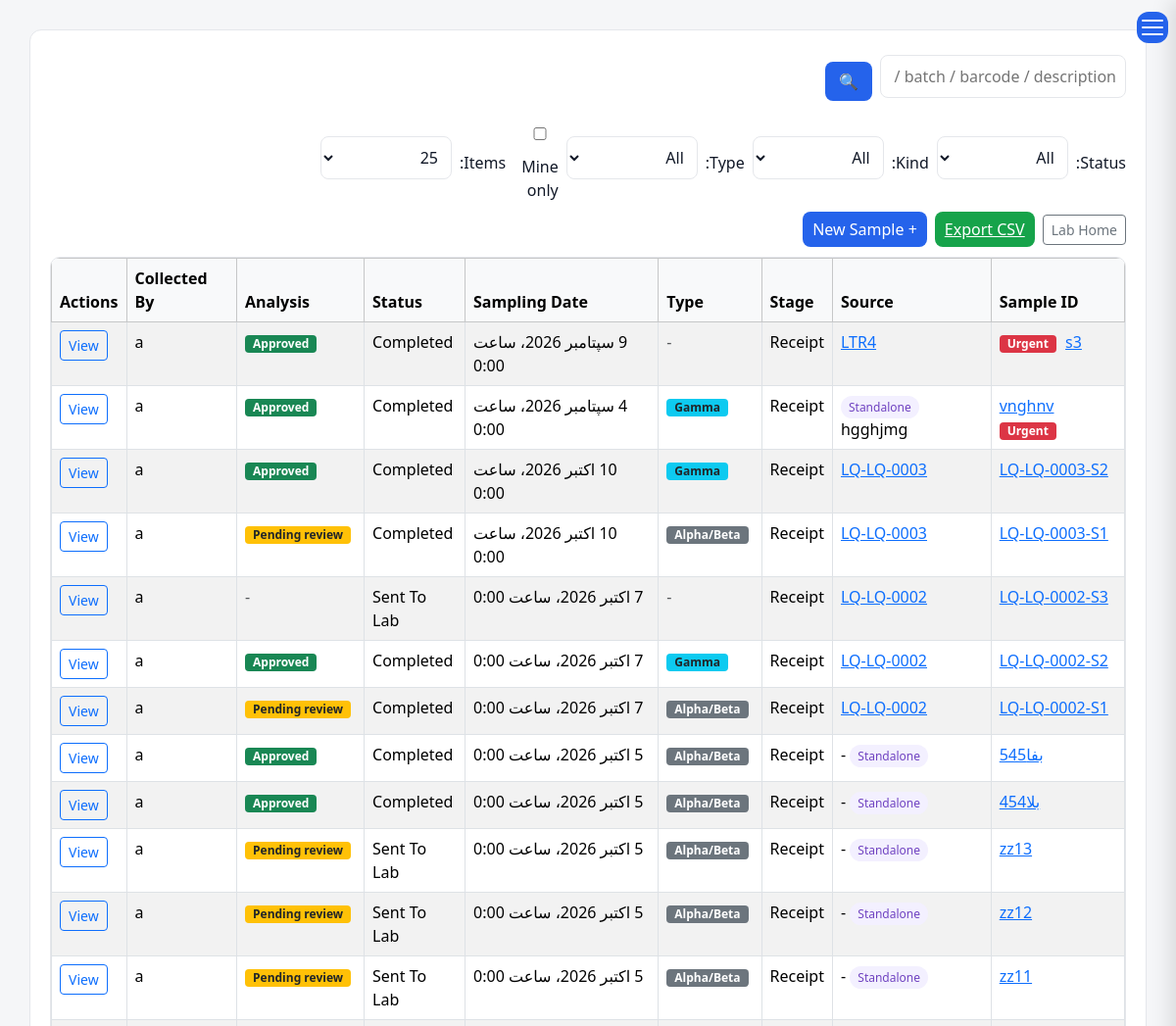
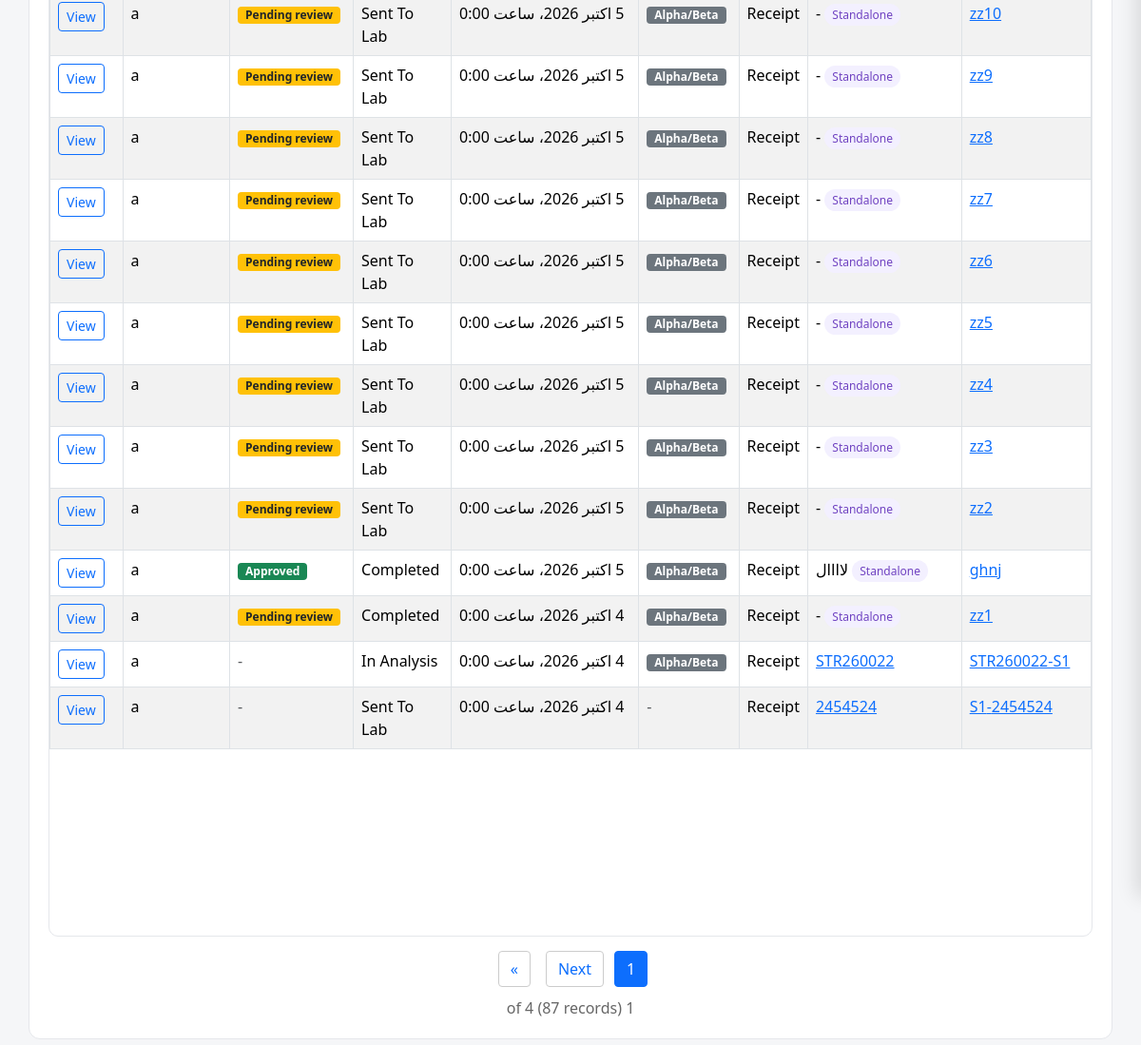
The app's page /laboratory/samples/ (signed in) with its own data (2 pictures, top to bottom).
### laboratory/models.py (models this page shows, shortened)
class Sample(models.Model):
    sample_id = models.CharField(_("Sample ID"), max_length=50, unique=True)
    batch = models.ForeignKey(
        WasteBatch, verbose_name=_("Waste Batch"), on_delete=models.PROTECT,
        related_name="samples", null=True, blank=True,
    )
    applicant_name = models.CharField(
        _("Applicant name"), max_length=255, blank=True, null=True,
        help_text=_("Name of the applicant company or unit."),
    )
    sample_type = models.CharField(_("Sample type"), max_length=50, blank=True, null=True)
    description = models.CharField(
        _("Description"), max_length=255, blank=True, null=True,
        help_text=_("For standalone samples not linked to a waste batch."),
    )
    sample_stage = models.CharField(_("Sample Stage"), max_length=20, choices=SampleStage.choices)
    analysis_type = models.CharField(
        _("Analysis type"), max_length=30, choices=CounterType.choices, blank=True, default="",
        help_text=_("Which detector this sample will be counted on — decides which report it gets."),
    )
    sampling_date = models.DateTimeField(_("Sampling Date"))
    sampling_location = models.CharField(_("Sampling location"), max_length=50, blank=True, null=True)
    sample_mass_kg = models.DecimalField(
        _("Sample Mass (kg)"), max_digits=10, decimal_places=5, blank=True, null=True
    )
    sample_volume_ml = models.DecimalField(
        _("Sample Volume (ml)"), max_digits=12, decimal_places=3, null=True, blank=True
    )
    urgent = models.BooleanField(_("Urgent"), default=False)
    status = models.CharField(
        _("Status"), max_length=20, choices=SampleStatus.choices, default=SampleStatus.COLLECTED
    )
    collected_by = models.ForeignKey(
        settings.AUTH_USER_MODEL, verbose_name=_("Collected By"),
        on_delete=models.SET_NULL, null=True, related_name="samples_collected",
    )
    remarks = models.TextField(_("Remarks"), blank=True, null=True)
    sample_code_barcode = models.CharField(
        _("Barcode"), max_length=100, unique=True, blank=True, null=True
    )
    sent_to_lab_date = models.DateField(_("Sent To Lab Date"), blank=True, null=True)
    lab_received_date = models.DateField(_("Lab Received Date"), blank=True, null=True)
    lab_comments = models.TextField(_("Lab Comments"), blank=True, null=True)
    created_at = models.DateTimeField(_("Created At"), auto_now_add=True)
    rejected_by = models.ForeignKey(
        settings.AUTH_USER_MODEL, verbose_name=_("Rejected By"), on_delete=models.SET_NULL,
        null=True, blank=True, related_name="samples_rejected",
    )
    rejected_at = models.DateTimeField(_("Rejected At"), null=True, blank=True)
    rejection_reason = models.TextField(_("Rejection Reason"), blank=True, default="")
    rejection_seen = models.BooleanField(default=True)
    class Meta:
        ordering = ["-urgent", "sampling_date"]
        verbose_name = _("Sample")
        verbose_name_plural = _("Samples")

### waste/models.py (models this page shows, shortened)
class WasteBatch(models.Model):
    waste_id = models.CharField(_("Waste ID"), max_length=100, unique=True)
    waste_type = models.CharField(_("Waste Type"), max_length=10, choices=WasteType.choices)
    waste_class = models.CharField(_("Waste Class"), max_length=10, choices=WasteClass.choices, blank=True, null=True)
    waste_state = models.CharField(
        _("Waste State"), max_length=20, choices=WasteState.choices, default=WasteState.UNPROCESSED
    )
    facility = models.ForeignKey(
        FacilityModel,
        verbose_name=_("Current Facility"),
        on_delete=models.PROTECT,
        related_name="waste_batches",
    )
    origin_facility = models.ForeignKey(
        FacilityModel,
        verbose_name=_("Origin Facility"),
        on_delete=models.SET_NULL,
        null=True,
        blank=True,
        related_name="originated_waste_batches",
    )
    origin_of_waste = models.CharField(_("Origin of Waste"), max_length=20, choices=OriginOfWaste.choices)
    date_received = models.DateField(_("Date Received"), null=True, blank=True)
    description = models.TextField(_("Description"), blank=True, null=True)
    waste_arising_from = models.CharField(_("Waste Arising From"), max_length=100, blank=True, null=True)
    material = models.CharField( _("Material"), max_length=30, choices=MaterialType.choices, blank=True, null=True,)
    container_type = models.CharField(_("Container Type"), max_length=100, blank=True, null=True)
    waste_appearance = models.CharField(
        _("Waste Appearance"), max_length=255, blank=True, null=True,
        help_text=_("Physical appearance: colour, clarity, texture, visible solids…"),
    )
    hardness = models.DecimalField(_("Hardness"), max_digits=10, decimal_places=3, blank=True, null=True)
    mass_kg = models.DecimalField(
        _("Mass (kg)"), max_digits=12, decimal_places=3, blank=True, null=True,
        help_text=_("Total mass of the batch as held (including packaging, if any)."),
    )
    volume_m3 = models.DecimalField(_("Volume (m³)"), max_digits=12, decimal_places=3, blank=True, null=True)
    dose_rate_surface_uSv = models.DecimalField(
        _("Surface Dose Rate (µSv/h)"), max_digits=12, decimal_places=3, blank=True, null=True
    )
    dose_rate_1m_uSv = models.DecimalField(
        _("Dose Rate @ 1m (µSv/h)"), max_digits=12, decimal_places=3, blank=True, null=True
    )
    dose_rate_date = models.DateField(_("Dose Measurement Date"), null=True, blank=True)
    alpha_contamination_bq_cm2 = models.DecimalField(
        _("Alpha Contamination (Bq/cm²)"), max_digits=12, decimal_places=5, blank=True, null=True
    )
    beta_gamma_contamination_bq_cm2 = models.DecimalField(
        _("Beta/Gamma Contamination (Bq/cm²)"), max_digits=20, decimal_places=5, blank=True, null=True
    )
    ph = models.DecimalField(_("pH"), max_digits=5, decimal_places=2, blank=True, null=True)
    density = models.DecimalField(_("Density"), max_digits=10, decimal_places=4, blank=True, null=True)
    total_solids = models.DecimalField(_("Total Solids"), max_digits=10, decimal_places=4, blank=True, null=True)
    suspended_solids = models.DecimalField(
        _("Suspended Solids"), max_digits=10, decimal_places=4, blank=True, null=True
    )
    soluble_solids = models.DecimalField(_("Soluble Solids"), max_digits=10, decimal_places=4, blank=True, null=True)
    possible_pretreatment = models.CharField(
        _("Possible Pre-Treatment"), max_length=30, choices=PreTreatmentOption.choices, blank=True, null=True
    )
    possible_treatment = models.CharField(
        _("Possible Treatment"), max_length=30, choices=TreatmentOption.choices, blank=True, null=True
    )
    pretreatment = models.CharField(
        _("Pre-Treatment Applied"), max_length=30, choices=PreTreatmentOption.choices, blank=True, null=True
    )
    treatment = models.CharField(
        _("Treatment Applied"), max_length=30, choices=TreatmentOption.choices, blank=True, null=True
    )
    package_type = models.CharField( _("Package Type"), max_length=20, choices=PackageType.choices, blank=True, null=True,)
    waste_matrix = models.CharField(_("Waste Matrix"), max_length=100, blank=True, null=True)
    waste_to_matrix_ratio = models.DecimalField(
        _("Waste to Matrix Ratio"), max_digits=10, decimal_places=4, blank=True, null=True
    )
    waste_mass_kg = models.DecimalField(
        _("Waste Mass (kg)"), max_digits=12, decimal_places=3, blank=True, null=True,
        help_text=_("Mass of the waste itself, without matrix/package."),
    )
    package_mass_kg = models.DecimalField(
        _("Package Mass (kg)"), max_digits=12, decimal_places=3, blank=True, null=True
    )
    package_volume_m3 = models.DecimalField(
        _("Package Volume (m³)"), max_digits=12, decimal_places=3, blank=True, null=True
    )
    location = models.CharField(_("Storage Location"), max_length=100, blank=True, null=True)
    status = models.CharField(
        _("Status"), max_length=20, choices=BatchStatus.choices, default=BatchStatus.STORED
    )
    status_date = models.DateField(_("Status Date"), null=True, blank=True)
    attachment = models.FileField(
        _("Attachment"),
        upload_to="waste/attachments/",
        validators=[validate_attachment],
        blank=True,
        null=True,
    )
    created_by = models.ForeignKey(
        settings.AUTH_USER_MODEL,
        verbose_name=_("Created By"),
        on_delete=models.SET_NULL,
        null=True,
        related_name="created_batches",
    )
    created_at = models.DateTimeField(_("Created At"), auto_now_add=True)
    updated_at = models.DateTimeField(_("Updated At"), auto_now=True)
    history = HistoricalRecords()
    class Meta:
        ordering = ("-created_at", "waste_id")
        verbose_name = _("Waste Batch")
        verbose_name_plural = _("Waste Batches")
        indexes = [
            models.Index(fields=["status"]),
            models.Index(fields=["facility", "status"]),
            models.Index(fields=["waste_type", "waste_state"]),
        ]

### laboratory/views.py (the view, shortened to what this page needs)
# urls.py: path("samples/", views.sample_list, name="sample_list"),
def sample_list(request):
    queryset = (
        Sample.objects
        .select_related("batch", "collected_by")
        .prefetch_related("analysis__nuclide_activities__radionuclide")
        .order_by("-urgent", "-sampling_date", "-id")
    )
    search = request.GET.get("search", "")
    status = request.GET.get("status", "")
    if status:
        queryset = queryset.filter(status=status)
    kind = request.GET.get("kind", "")
    if kind == "standalone":
        queryset = queryset.filter(batch__isnull=True)
    elif kind == "batch":
        queryset = queryset.filter(batch__isnull=False)
    mine = "1" if request.GET.get("mine") else ""
    if mine:
        queryset = queryset.filter(collected_by=request.user)
    atype = request.GET.get("type", "")
    if atype:
        queryset = queryset.filter(analysis_type=atype)
    size = request.GET.get("size", "25")
    if size == "all":
        page_size = max(queryset.count(), 1)
    else:
        try:
            page_size = max(1, int(size))
        except (ValueError, TypeError):
            page_size = 25
    paginator = Paginator(queryset, page_size)
    page_obj = paginator.get_page(request.GET.get("page"))
    return render(request, "laboratory/sample_list.html", {
        "samples": page_obj,
        "page_obj": page_obj,
        "page_size": size,
        "search": search,
        "status": status,
        "kind": kind,
        "atype": atype,
        "mine": mine,
        "status_choices": SampleStatus.choices,
    })

### templates/laboratory/sample_list.html (shortened to what this page needs)
{% extends "base.html" %}
{% load i18n %}
{% block content %}
<div class="content">
<form method="get" class="table-header">
    <div class="header-group">
        <input type="text" name="search" placeholder="{% trans 'Search sample / batch / barcode / description...' %}" value="{{ search }}">
        <button type="submit">🔍</button>
    </div>
    <div class="header-group">
        <label>{% trans "Status:" %}</label>
        <select name="status" onchange="this.form.submit()">
            <option value="">{% trans "All" %}</option>
        </select>
        <label>{% trans "Kind:" %}</label>
        <select name="kind" onchange="this.form.submit()">
            <option value="">{% trans "All" %}</option>
        </select>
        <label>{% trans "Type:" %}</label>
        <select name="type" onchange="this.form.submit()">
            <option value="">{% trans "All" %}</option>
        </select>
        <label class="ms-2"><input type="checkbox" name="mine" value="1" {% if mine %}checked{% endif %} onchange="this.form.submit()"> {% trans "Mine only" %}</label>
        <label>{% trans "Items:" %}</label>
        <select name="size" onchange="this.form.submit()">
            <option value="25" {% if page_size == "25" %}selected{% endif %}>25</option>
        </select>
    </div>
    <div class="header-group">
        <a href="{% url 'lab_home' %}" class="btn btn-outline-secondary btn-sm">{% trans "Lab Home" %}</a>
        <a href="{% url 'sample_export_csv' %}?status={{ status }}" class="btn-green">{% trans "Export CSV" %}</a>
        <a href="{% url 'sample_create' %}" class="btn-blue">+ {% trans "New Sample" %}</a>
    </div>
</form>
<div class="table-scroll">
<table class="table table-bordered table-striped">
<thead class="table-light">
<tr>
    <th>{% trans "Sample ID" %}</th>
    <th>{% trans "Source" %}</th>
    <th>{% trans "Stage" %}</th>
    <th>{% trans "Type" %}</th>
    <th>{% trans "Sampling Date" %}</th>
    <th>{% trans "Status" %}</th>
    <th>{% trans "Analysis" %}</th>
    <th>{% trans "Collected By" %}</th>
    <th>{% trans "Actions" %}</th>
</tr>
</thead>
<tbody>
{% for s in samples %}
<tr {% if s.urgent %}class="urgent-row"{% endif %}>
    <td>
        <a href="{% url 'sample_detail' s.pk %}">{{ s.sample_id }}</a>
        {% if s.urgent %}<span class="badge bg-danger">{% trans "Urgent" %}</span>{% endif %}
    </td>
    <td>
        {% if s.batch %}
            <a href="{% url 'waste_detail' s.batch.pk %}">{{ s.batch.waste_id }}</a>
        {% else %}
            <span class="badge-standalone">{% trans "Standalone" %}</span>
            {{ s.description|default:"-"|truncatechars:40 }}
        {% endif %}
    </td>
    <td>{{ s.get_sample_stage_display }}</td>
    <td>
        {% if s.analysis_type == "HPGE" %}<span class="badge bg-info text-dark">{% trans "Gamma" %}</span>
        {% elif s.analysis_type == "ALPHABETA" %}<span class="badge bg-secondary">{% trans "Alpha/Beta" %}</span>
        {% else %}<span class="text-muted">-</span>{% endif %}
    </td>
    <td>{{ s.sampling_date }}</td>
    <td>{{ s.get_status_display }}</td>
    <td>
        {% if s.analysis %}
            {% if s.analysis.approved %}
                <span class="badge bg-success">{% trans "Approved" %}</span>
            {% else %}
                <span class="badge bg-warning text-dark">{% trans "Pending review" %}</span>
            {% endif %}
        {% else %}
            <span class="text-muted">-</span>
        {% endif %}
    </td>
    <td>{{ s.collected_by|default:"-" }}</td>
    <td><a href="{% url 'sample_detail' s.pk %}" class="btn btn-sm btn-outline-primary">{% trans "View" %}</a></td>
</tr>
{% empty %}
<tr><td colspan="9" class="text-center">{% trans "No samples found." %}</td></tr>
{% endfor %}
</tbody>
</table>
</div>
{% with qs="&search="|add:search|add:"&status="|add:status|add:"&kind="|add:kind|add:"&type="|add:atype|add:"&mine="|add:mine|add:"&size="|add:page_size %}
<div class="pagination">
    <span class="current">{{ page_obj.number }}</span>
    {% if page_obj.has_next %}
        <a href="?page={{ page_obj.next_page_number }}{{ qs|urlencode:"=&" }}">{% trans "Next" %}</a>
        <a href="?page={{ page_obj.paginator.num_pages }}{{ qs|urlencode:"=&" }}">»</a>
    {% endif %}
</div>
{% endwith %}
<div class="page-info">
    {{ page_obj.number }} {% trans "of" %} {{ page_obj.paginator.num_pages }}
    ({{ page_obj.paginator.count }} {% trans "records" %})
</div>
</div>
{% endblock %}

### records on screen
Sample: sample_id "s3", batch.waste_id "LTR4", sample_stage "Receipt", sampling_date "9 سپتامبر 2026، ساعت 0:00", status "Completed", collected_by "a"
Sample: sample_id "vnghnv", description "hgghjmg", sample_stage "Receipt", sampling_date "4 سپتامبر 2026، ساعت 0:00", status "Completed", collected_by "a"
Sample: sample_id "LQ-LQ-0003-S2", batch.waste_id "LQ-LQ-0003", sample_stage "Receipt", sampling_date "10 اکتبر 2026، ساعت 0:00", status "Completed", collected_by "a"
Sample: sample_id "LQ-LQ-0003-S1", batch.waste_id "LQ-LQ-0003", sample_stage "Receipt", sampling_date "10 اکتبر 2026، ساعت 0:00", status "Completed", collected_by "a"
Sample: sample_id "LQ-LQ-0002-S3", batch.waste_id "LQ-LQ-0002", sample_stage "Receipt", sampling_date "7 اکتبر 2026، ساعت 0:00", status "Sent To Lab", collected_by "a"
Sample: sample_id "LQ-LQ-0002-S2", batch.waste_id "LQ-LQ-0002", sample_stage "Receipt", sampling_date "7 اکتبر 2026، ساعت 0:00", status "Completed", collected_by "a"
Sample: sample_id "LQ-LQ-0002-S1", batch.waste_id "LQ-LQ-0002", sample_stage "Receipt", sampling_date "7 اکتبر 2026، ساعت 0:00", status "Completed", collected_by "a"
Sample: sample_id "بفا545", description "-", sample_stage "Receipt", sampling_date "5 اکتبر 2026، ساعت 0:00", status "Completed", collected_by "a"
Sample: sample_id "بلا454", description "-", sample_stage "Receipt", sampling_date "5 اکتبر 2026، ساعت 0:00", status "Completed", collected_by "a"
Sample: sample_id "zz13", description "-", sample_stage "Receipt", sampling_date "5 اکتبر 2026، ساعت 0:00", status "Sent To Lab", collected_by "a"
Sample: sample_id "zz12", description "-", sample_stage "Receipt", sampling_date "5 اکتبر 2026، ساعت 0:00", status "Sent To Lab", collected_by "a"
Sample: sample_id "zz11", description "-", sample_stage "Receipt", sampling_date "5 اکتبر 2026، ساعت 0:00", status "Sent To Lab", collected_by "a"
Sample: sample_id "zz10", description "-", sample_stage "Receipt", sampling_date "5 اکتبر 2026، ساعت 0:00", status "Sent To Lab", collected_by "a"
Sample: sample_id "zz9", description "-", sample_stage "Receipt", sampling_date "5 اکتبر 2026، ساعت 0:00", status "Sent To Lab", collected_by "a"
Sample: sample_id "zz8", description "-", sample_stage "Receipt", sampling_date "5 اکتبر 2026، ساعت 0:00", status "Sent To Lab", collected_by "a"
Sample: sample_id "zz7", description "-", sample_stage "Receipt", sampling_date "5 اکتبر 2026، ساعت 0:00", status "Sent To Lab", collected_by "a"
Sample: sample_id "zz6", description "-", sample_stage "Receipt", sampling_date "5 اکتبر 2026، ساعت 0:00", status "Sent To Lab", collected_by "a"
Sample: sample_id "zz5", description "-", sample_stage "Receipt", sampling_date "5 اکتبر 2026، ساعت 0:00", status "Sent To Lab", collected_by "a"
Sample: sample_id "zz4", description "-", sample_stage "Receipt", sampling_date "5 اکتبر 2026، ساعت 0:00", status "Sent To Lab", collected_by "a"
Sample: sample_id "zz3", description "-", sample_stage "Receipt", sampling_date "5 اکتبر 2026، ساعت 0:00", status "Sent To Lab", collected_by "a"
Sample: sample_id "zz2", description "-", sample_stage "Receipt", sampling_date "5 اکتبر 2026، ساعت 0:00", status "Sent To Lab", collected_by "a"
Sample: sample_id "ghnj", description "لاااال", sample_stage "Receipt", sampling_date "5 اکتبر 2026، ساعت 0:00", status "Completed", collected_by "a"
Sample: sample_id "zz1", description "-", sample_stage "Receipt", sampling_date "4 اکتبر 2026، ساعت 0:00", status "Completed", collected_by "a"
Sample: sample_id "STR260022-S1", batch.waste_id "STR260022", sample_stage "Receipt", sampling_date "4 اکتبر 2026، ساعت 0:00", status "In Analysis", collected_by "a"
Sample: sample_id "2454524-S1", batch.waste_id "2454524", sample_stage "Receipt", sampling_date "4 اکتبر 2026، ساعت 0:00", status "Sent To Lab", collected_by "a"

### other values on screen
{{ page_obj.number }} "1"
{{ page_obj.paginator.num_pages }} "4"
{{ page_obj.paginator.count }} "87"
